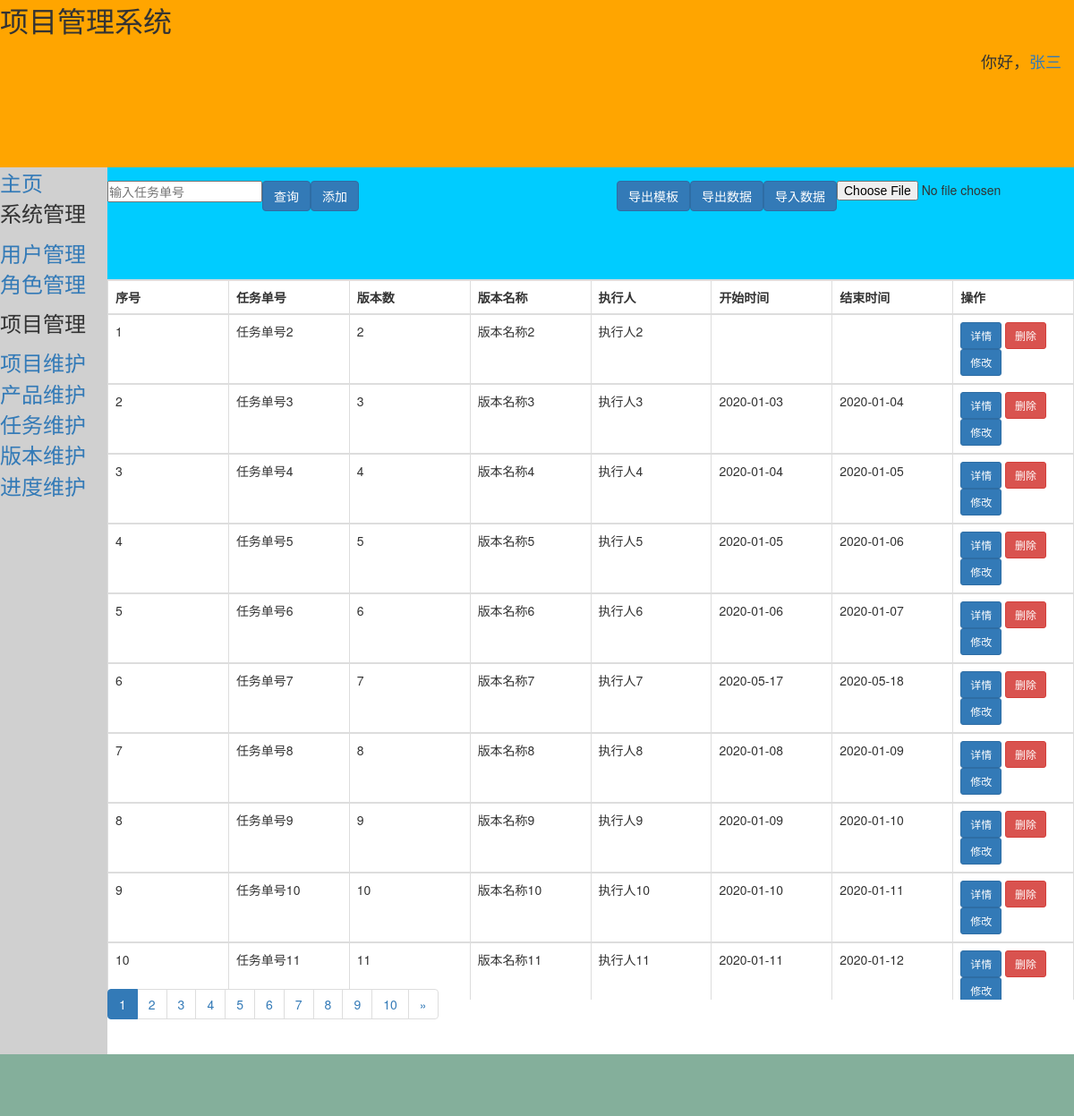
The page /project/vision/ (signed in) on the database its author committed.
### login/models.py (models this page shows)
class User(AbstractUser):
    area = models.CharField(max_length=20, verbose_name='地区')
    class Meta:
        verbose_name = '用户'
        verbose_name_plural = '用户'
        ordering = ['id']

### project/models.py (models this page shows)
class Vision(models.Model):
    tasks = models.ForeignKey(
        Task,
        to_field='task_num',
        on_delete=models.CASCADE,
        related_name='to_vision',
        verbose_name='所属任务',)
    vision_num = models.PositiveIntegerField(verbose_name='版本数')
    vision_name = models.CharField(max_length=40,  primary_key=True, verbose_name='版本名称')
    executor = models.CharField(max_length=20, verbose_name='执行人')
    start_time = models.DateField(blank=True, null=True, verbose_name='开始时间')
    end_time = models.DateField(blank=True, null=True, verbose_name='结束时间')
    create_time = models.DateTimeField(auto_now_add=timezone.now, verbose_name='创建时间')
    class Meta:
        ordering = ['vision_num']
        verbose_name = '版本'
        verbose_name_plural = '版本'

class Task(models.Model):
    status_choice = (
        ('no', '未开始'),
        ('doing', '进行中'),
        ('done', '已完成'),
    )
    products = models.ForeignKey(
        Product,
        to_field='product_model',
        on_delete=models.CASCADE,
        related_name='to_task',
        verbose_name='所属产品',)
    task_num = models.CharField(max_length=20, unique=True, primary_key=True, verbose_name='任务单号')
    dev_type = models.CharField(max_length=20, verbose_name='开发类型')
    start_time = models.DateField(blank=True, null=True, verbose_name='开始时间')
    end_time = models.DateField(blank=True, null=True, verbose_name='结束时间')
    task_status = models.CharField(max_length=10, choices=status_choice, verbose_name='任务状态')
    create_time = models.DateTimeField(auto_now_add=timezone.now, verbose_name='创建时间')
    class Meta:
        ordering = ['-task_num']
        verbose_name = '任务'
        verbose_name_plural = '任务'

### project/views.py (the view)
# urls.py: path('vision/', views.vision, name='vision'),
@login_required
def vision(request):
    del_id = request.GET.get('del_id', '')
    page = request.GET.get('page', 1)
    search_data = request.GET.get('search', '')
    detail = request.GET.get('detail', '')
    if del_id:     # 删除数据
        Vision.objects.get(vision_name=del_id).delete()
        red_path = '?page='+str(page)
        return HttpResponseRedirect(reverse('project:vision')+red_path)
    if search_data:   # 模糊查询
        vision_list = Vision.objects.filter(tasks__task_num__contains=search_data)
    elif detail:
        vision_list = Vision.objects.filter(tasks__task_num=detail)
    else:
        vision_list = Vision.objects.all()    # 查询全部数据
    count_page =10    # 按每页count_page条数据分页
    paginator = Paginator(vision_list, count_page)
    start = (int(page)-1)*count_page
    try:
        vision_data = paginator.page(page)
    except PageNotAnInteger:
        vision_data = paginator.page(1)
    except EmptyPage:
        vision_data = paginator.page(paginator.num_pages)
    context = {
        'vision_data': vision_data,
        'start': start,
        'search_data': search_data,
        'username': request.user.first_name,
    }
    return render(request, 'project/vision.html', context)

### project/templates/project/vision.html (shortened to what this page needs)
{% extends 'login/base.html' %}
    {% block rightup %}
    <form action="{% url 'project:vision_import'%}" method="post" enctype="multipart/form-data" role="form">
        <div class="form-group">
        <input type="file" name="vision_file" required style="display:inline-block;float: right;">
        <button type="submit" class="btn btn-primary" style="display:inline-block;float: right;">导入数据</button>
        </div>
    </form>
    <form action="" method="get" role="form">
        <div class="form-group">
        <input type="text" name="search" required style="display:inline-block;float:left;" placeholder="输入任务单号">
        <button type="submit" class="btn btn-primary" style="display:inline-block;float:left;">查询</button>
        </div>
    </form>
    <a href="{% url 'project:vision_download' 1 %}">
        <button class="btn btn-primary" type="button" style="display:inline-block;float: right;">导出数据</button>
    </a>
    <a href="{% url 'project:vision_download' 2 %}">
        <button class="btn btn-primary" type="button" style="display:inline-block;float: right;">导出模板</button>
    </a>
    <button class="btn btn-primary" data-toggle="modal" data-target="#add" style="display:inline-block;float: left;">添加</button>
    {% endblock rightup %}
    {% block right %}
    <table class="table table-hover table-bordered">
         <TR>
             <th>序号</th>
            <th>任务单号</th>
            <th>版本数</th>
            <th>版本名称</th>
            <th>执行人</th>
            <th>开始时间</th>
            <th>结束时间</th>
            <th>操作</th>
        </TR>
        {% for vision in vision_data %}
            <TR>
                <td>{{forloop.counter|add:start}}</td>
                <td>{{vision.tasks.task_num}}</td>
                <td>{{vision.vision_num}}</td>
                <td>{{vision.vision_name}}</td>
                <td>{{vision.executor}}</td>
                <td>{{vision.start_time|default_if_none:''}}</td>
                <td>{{vision.end_time|default_if_none:''}}</td>
                <td>
                    <button class="btn btn-primary btn-sm">
                        <a href="/project/progress?detail={{vision.tasks.task_num}}" style="color:white;">详情</a>
                    </button>
                    <button class="btn btn-danger btn-sm" data-toggle="modal" data-target="#my{{vision.vision_name}}">删除</button>
                    <button class="btn btn-primary btn-sm" data-toggle="modal" data-target="#{{vision.vision_name}}" style="display:inline-block;float: left;">修改</button>
                </td>
            </TR>
        {% endfor%}
    </table>
    {% endblock right %}
 {% block rightdown %}
    <nav aria-label="Page navigation">
        <ul class="pagination">
            {% for pg in vision_data.paginator.page_range %}
                {% if vision_data.number == pg %}
                    <li class="active">
                        <a href="?search={{search_data}}&page={{pg}}">{{pg}}</a>
                    </li>
                {% else %}
                    <li>
                        <a href="?search={{search_data}}&page={{pg}}">{{pg}}</a>
                    </li>
                {% endif %}
            {% endfor %}
            {% if vision_data.has_next %}
                <li>
                    <a href="?page={{vision_data.next_page_number}}&search={{search_data}}" aria-label="Next">
                        <span aria-hidden="true">&raquo;</span>
                    </a>
                </li>
            {% endif %}
        </ul>
    </nav>
{% endblock rightdown %}

### login/templates/login/base.html (shortened to what this page needs)
<!DOCTYPE html>
{% load static %}
<html lang="en">
<head>
    <link rel="stylesheet" href="{% static 'bootstrap-3.3.7-dist/css/bootstrap.min.css' %}">
</head>
<body>
        <div class="top">
            <p><font size="6">项目管理系统</font></p>
            <p align="right"><font size="4">你好，<a href="#">{{username}}</a></font>&emsp;</p>
        </div>
		<div class="left">
            <font size="5">
                <a href="{% url 'login:homepage' %}" >主页</a>
                <p>系统管理</p>
                <ul>
                    <li><a href="{% url 'system:user' %}">用户管理</a></li>
                    <li><a href="{% url 'system:role' %}">角色管理</a></li>
                </ul>
            <p>项目管理</p>
                <ul>
                    <li><a href="{% url 'project:project' %}">项目维护</a></li>
                    <li><a href="{% url 'project:product' %}">产品维护</a></li>
                    <li><a href="{% url 'project:task' %}">任务维护</a></li>
                    <li><a href="{% url 'project:vision' %}">版本维护</a></li>
                    <li><a href="{% url 'project:progress' %}">进度维护</a></li>
                </ul>
            </font>
        </div>
		<div class="rightup">
            <div class="inner">
                {% block rightup %}
                {% endblock rightup %}
            </div>
        </div>
		<div class="right">
            <div class="inner">
                {% block right %}
                {% endblock right %}
            </div>
        </div>
        <div class="rightdown">
            <div class="inner">
                {% block rightdown %}
                {% endblock rightdown %}
            </div>
        </div>
		<div class="bottom"></div>
</body>
</html>

### login/templates/login/base.html (style rules this page uses)
.top { height:15%; position:absolute; top:0%; left:0%; right:0%; background-color:orange; }
.left { position:absolute; top:15%; left:0%; bottom:5%; width:10%; background-color:#D0D0D0; }
.rightup { position:absolute; top:15%; left:10%; right:0%; height:10%; background-color:#00CCFF; }
.right { position:absolute; top:25%; left:10%; right:0%; height:64.5%; background-color:white; }
.rightdown { position:absolute; height:0%; left:10%; right:0%; bottom:13%; background-color:white; }
.bottom { position:absolute; left:0%; right:0%; bottom:0%; height:5.5%; background-color:#84AF9B; }
.inner { min-height:20px; }
* { margin: 0; padding: 0; }
table { border-spacing: 0; border-collapse: collapse; }
table thead, tbody tr { display: table; width: 100%; table-layout: fixed; }

### rows shown on the page
User: first_name "张三"
Vision: tasks.task_num "任务单号2", vision_num "2", vision_name "版本名称2", executor "执行人2"
Vision: tasks.task_num "任务单号3", vision_num "3", vision_name "版本名称3", executor "执行人3", start_time "2020-01-03", end_time "2020-01-04"
Vision: tasks.task_num "任务单号4", vision_num "4", vision_name "版本名称4", executor "执行人4", start_time "2020-01-04", end_time "2020-01-05"
Vision: tasks.task_num "任务单号5", vision_num "5", vision_name "版本名称5", executor "执行人5", start_time "2020-01-05", end_time "2020-01-06"
Vision: tasks.task_num "任务单号6", vision_num "6", vision_name "版本名称6", executor "执行人6", start_time "2020-01-06", end_time "2020-01-07"
Vision: tasks.task_num "任务单号7", vision_num "7", vision_name "版本名称7", executor "执行人7", start_time "2020-05-17", end_time "2020-05-18"
Vision: tasks.task_num "任务单号8", vision_num "8", vision_name "版本名称8", executor "执行人8", start_time "2020-01-08", end_time "2020-01-09"
Vision: tasks.task_num "任务单号9", vision_num "9", vision_name "版本名称9", executor "执行人9", start_time "2020-01-09", end_time "2020-01-10"
Vision: tasks.task_num "任务单号10", vision_num "10", vision_name "版本名称10", executor "执行人10", start_time "2020-01-10", end_time "2020-01-11"
Vision: tasks.task_num "任务单号11", vision_num "11", vision_name "版本名称11", executor "执行人11", start_time "2020-01-11", end_time "2020-01-12"

### other values the page prints
{{ pg }} "1"
{{ pg }} "2" "3" "4" "5" "6" "7" "8" "9" "10"
